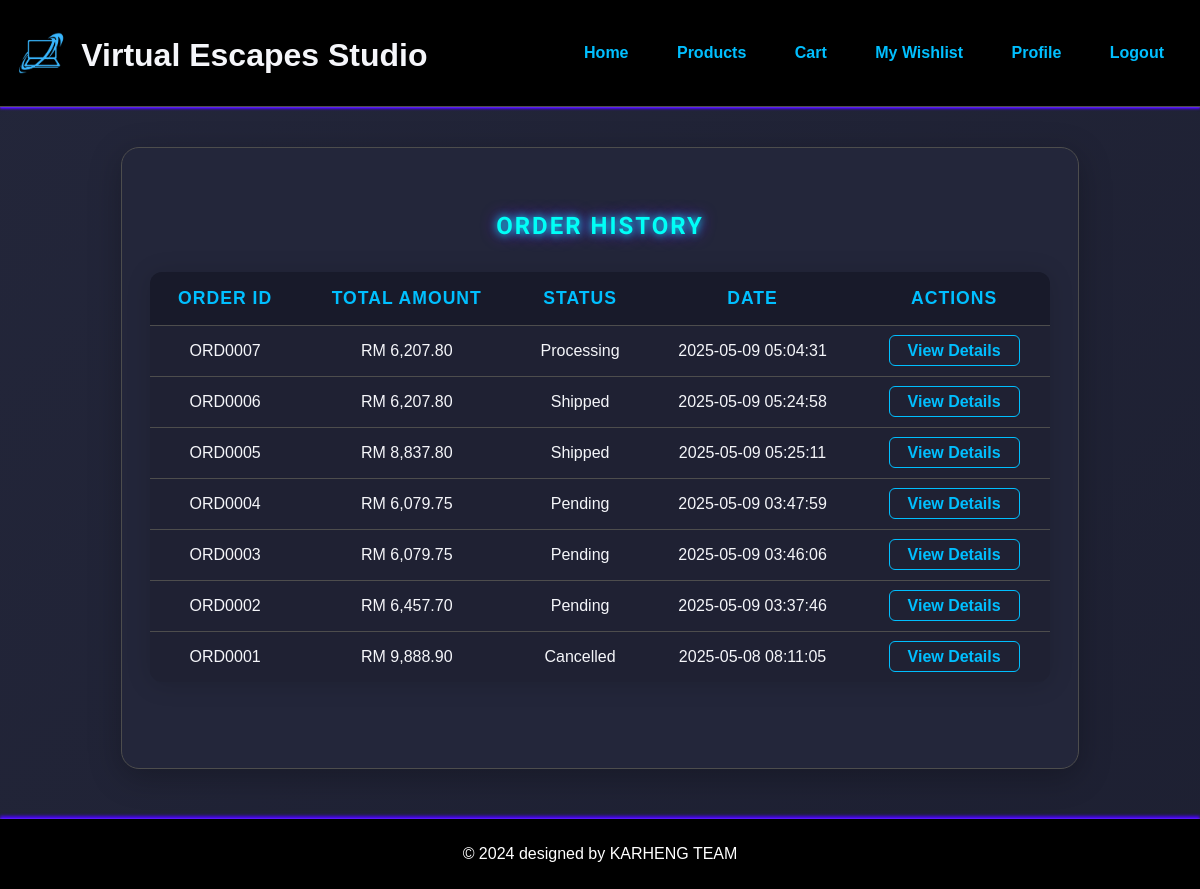
/mem_order/order_history.php (signed in), run on the app's committed database.
### tables this page shows
CREATE TABLE `orders` (
  `Order_ID` char(7) NOT NULL,
  `User_ID` char(6) NOT NULL,
  `Total_Price` decimal(10,2) NOT NULL,
  `Status` varchar(20) NOT NULL,
  `Shipping_Cost` decimal(10,2) DEFAULT NULL,
  `Order_Quantity` varchar(10) DEFAULT NULL,
  `tax_amount` decimal(10,2) DEFAULT NULL,
  `subtotal` decimal(10,2) DEFAULT NULL,
  `created_at` timestamp NOT NULL DEFAULT current_timestamp()
);

### mem_order/order_history.php (the view, shortened to what this page needs)
<?php
include '../includes/header.php';
include '../db.php';
$stmt = $conn->prepare("SELECT * FROM orders WHERE user_id = ? ORDER BY Order_ID DESC");
$stmt->execute([$_SESSION['user_id']]);
$orders = $stmt->fetchAll(PDO::FETCH_ASSOC);
?>
<div class="order-history-box">
    <h2 class="order-history-heading">Order History</h2>
    <?php if (empty($orders)): ?>
        <p>You have no orders.</p>
    <?php else: ?>
        <table class="order-history-table">
            <thead>
                <tr>
                    <th>Order ID</th>
                    <th>Total Amount</th>
                    <th>Status</th>
                    <th>Date</th>
                    <th>Actions</th>
                </tr>
            </thead>
            <tbody>
                <?php foreach ($orders as $order): ?>
                    <tr>
                        <td><?php echo $order['Order_ID']; ?></td>
                        <td>RM <?php echo number_format($order['Total_Price'], 2); ?></td>
                        <td><?php echo $order['Status']; ?></td>
                        <td><?php echo $order['created_at']; ?></td>
                        <td>
                            <a href="order_detail.php?id=<?php echo $order['Order_ID']; ?>">View Details</a>
                        </td>
                    </tr>
                <?php endforeach; ?>
            </tbody>
        </table>
    <?php endif; ?>
</div>
<?php
include '../includes/footer.php';
?>

### data on the page
orders: Order_ID "ORD0007", Total_Price "6,207.80", Status "Processing", created_at "2025-05-09 05:04:31"
orders: Order_ID "ORD0006", Total_Price "6,207.80", Status "Shipped", created_at "2025-05-09 05:24:58"
orders: Order_ID "ORD0005", Total_Price "8,837.80", Status "Shipped", created_at "2025-05-09 05:25:11"
orders: Order_ID "ORD0004", Total_Price "6,079.75", Status "Pending", created_at "2025-05-09 03:47:59"
orders: Order_ID "ORD0003", Total_Price "6,079.75", Status "Pending", created_at "2025-05-09 03:46:06"
orders: Order_ID "ORD0002", Total_Price "6,457.70", Status "Pending", created_at "2025-05-09 03:37:46"
orders: Order_ID "ORD0001", Total_Price "9,888.90", Status "Cancelled", created_at "2025-05-08 08:11:05"
